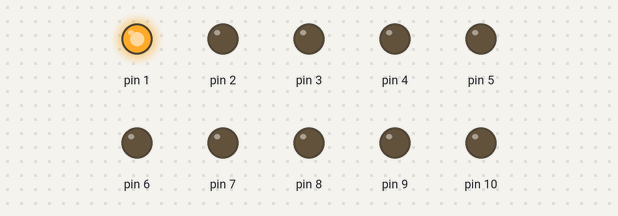
A sketch run on a simulated Arduino Leonardo, built with avr-gcc and run on an emulated ATmega32U4. Parts: output pins drawn as LEDs (lit = HIGH).

Above: at 0.5 s.
At 1.5 s:
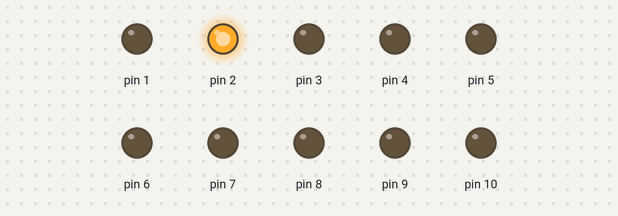
At 5.5 s:
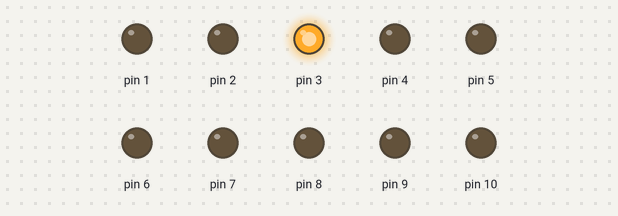
Timing chart, 0 to 6.9 s (numbered marks = the images above):
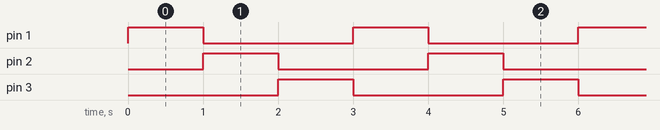

The sketch:

Semaforo1y2vias.ino
```cpp
#include <Keyboard.h>

char leer;
void setup() {

  pinMode(1, OUTPUT);
  pinMode(2, OUTPUT);
  pinMode(3, OUTPUT);
  pinMode(4, OUTPUT);
  pinMode(5, OUTPUT);
  pinMode(6, OUTPUT);
  pinMode(7, OUTPUT);
  pinMode(8, OUTPUT);
  pinMode(9, OUTPUT);
  pinMode(10, OUTPUT);


  Serial.begin(9600);
}


void loop() {
digitalWrite(1, HIGH);
delay(1000);
digitalWrite(1, LOW);
digitalWrite(2, HIGH);
delay(1000);
digitalWrite(2, LOW);
digitalWrite(3, HIGH);
delay(1000);
digitalWrite(3, LOW);


}
```

Measured:
- by itself, pin 1–3: alternates HIGH for 1.0 s and LOW for 2.0 s
- by itself, everything shown: repeats every 3.0 s, in 4 steps
